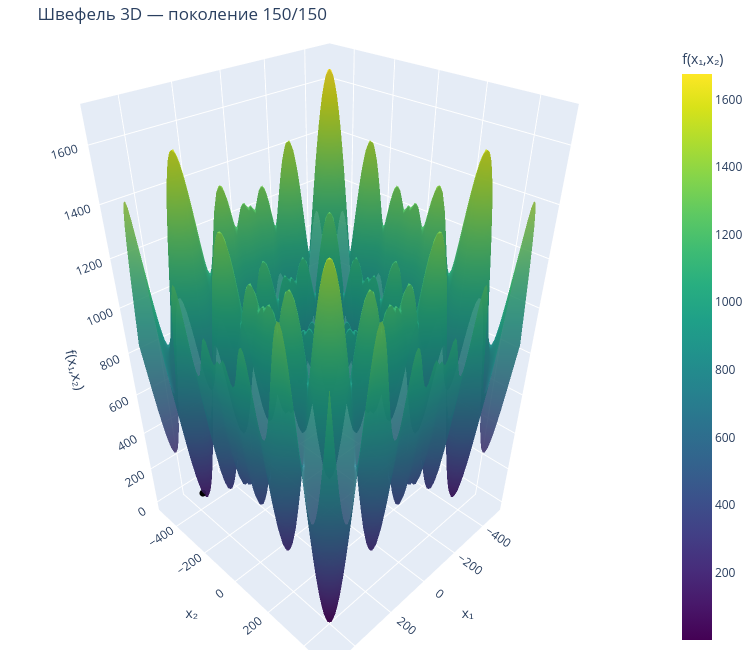
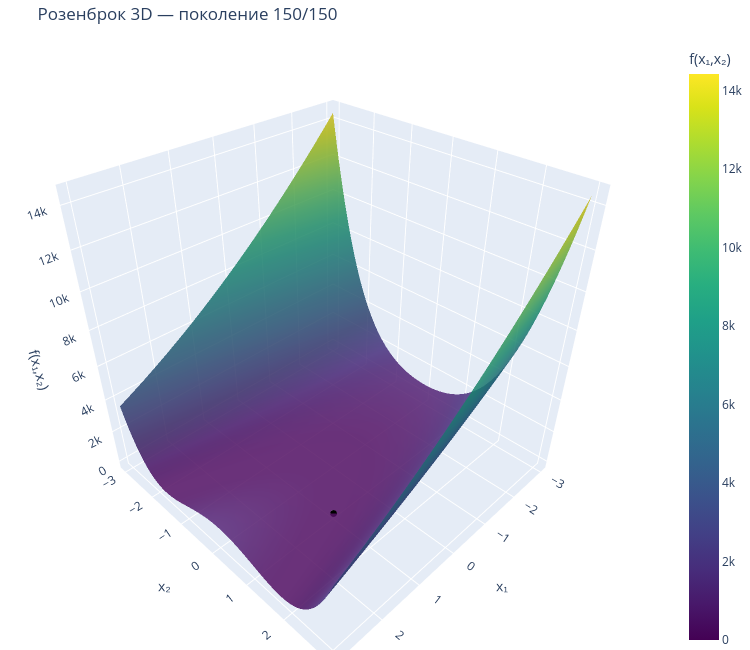
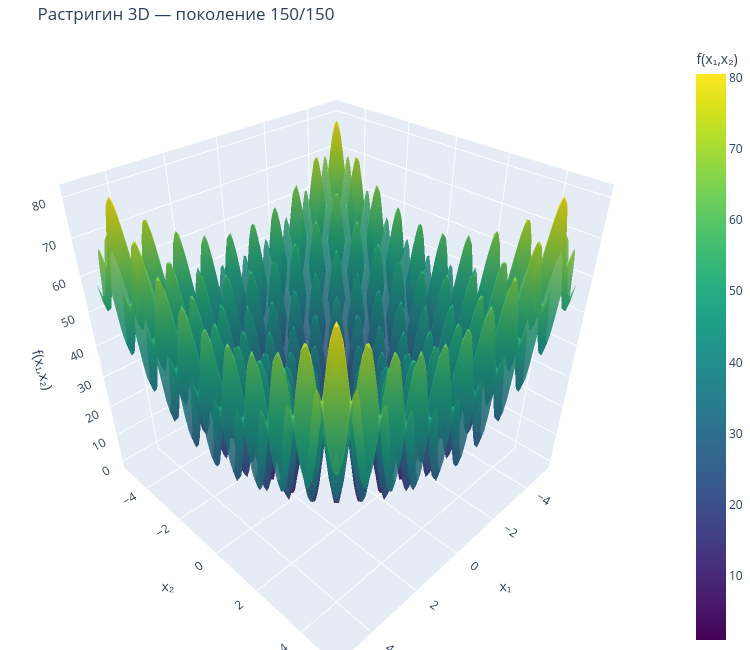

Notebook code cell kept with these figures, in order:
### Code cell
using Plots, PlotlyJS, Random

# --- конфиг ---
POP_SIZE = 40
MAX_GEN = 150
MUTATION_RATE = 0.15
SEED = 42
N_BITS = 16
CROSSOVER_PT = 16
SAVE_GIF = true
GIF_FPS = 4
OUTPUT_DIR = "lab17"
GRID_N = 100  # разрешение сетки для 3D (100x100)

# --- тестовые функции ---

schwefel(x1, x2) = 418.9829*2 - x1*sin(sqrt(abs(x1))) - x2*sin(sqrt(abs(x2)))
SCHWEFEL_BOUNDS = (-500.0, 500.0)

rosenbrock(x1, x2) = (1 - x1)^2 + 100*(x2 - x1^2)^2
ROSENBROCK_BOUNDS = (-3.0, 3.0)

rastrigin(x1, x2) = 20 + (x1^2 - 10*cos(2π*x1)) + (x2^2 - 10*cos(2π*x2))
RASTRIGIN_BOUNDS = (-5.12, 5.12)

# --- бинарное кодирование ---

int_to_bits(x, nb) = digits(x, base=2, pad=nb) |> reverse
bits_to_int(bits) = sum(b * 2^(length(bits)-i) for (i,b) in enumerate(bits))

function float_to_bits(x, xmin, xmax, nb)
    norm = clamp((x - xmin) / (xmax - xmin), 0.0, 1.0)
    iv = round(Int, norm * (2^nb - 1))
    return int_to_bits(iv, nb)
end

function bits_to_float(bits, xmin, xmax)
    iv = bits_to_int(bits)
    return xmin + iv / (2^length(bits) - 1) * (xmax - xmin)
end

function encode(x1, x2, xmin, xmax, nb)
    return vcat(float_to_bits(x1, xmin, xmax, nb), float_to_bits(x2, xmin, xmax, nb))
end

function decode(chrom, xmin, xmax, nb)
    x1 = bits_to_float(chrom[1:nb], xmin, xmax)
    x2 = bits_to_float(chrom[nb+1:2*nb], xmin, xmax)
    return x1, x2
end

# --- генетические операторы ---

function crossover(p1, p2, point)
    c1 = vcat(p1[1:point], p2[point+1:end])
    c2 = vcat(p2[1:point], p1[point+1:end])
    return c1, c2
end

function mutate!(bits, rate)
    if rand() < rate
        i = rand(1:length(bits))
        bits[i] = 1 - bits[i]
    end
    return bits
end

# --- ГА без сохранения кадров ---

function run_ga_2d(func, bounds, pop_size, max_gen, mutation_rate, crossover_pt, nb, seed)
    Random.seed!(seed)
    xmin, xmax = bounds
    pop = [(xmin + rand()*(xmax-xmin), xmin + rand()*(xmax-xmin)) for _ in 1:pop_size]
    best_history = [minimum(func(p[1], p[2]) for p in pop)]

    for gen in 1:max_gen
        chroms = [encode(p[1], p[2], xmin, xmax, nb) for p in pop]
        idx = randperm(length(pop))
        offspring = Vector{Vector{Int}}()
        for i in 1:2:length(idx)
            if i+1 > length(idx)
                push!(offspring, copy(chroms[idx[i]]))
                continue
            end
            pt = crossover_pt > 0 ? crossover_pt : rand(1:2*nb-1)
            c1, c2 = crossover(chroms[idx[i]], chroms[idx[i+1]], pt)
            push!(offspring, c1); push!(offspring, c2)
        end
        for ch in offspring; mutate!(ch, mutation_rate); end
        offspring_dec = [decode(ch, xmin, xmax, nb) for ch in offspring]
        all_ind = vcat(pop, offspring_dec)
        all_vals = [func(p[1], p[2]) for p in all_ind]
        si = sortperm(all_vals)
        pop = all_ind[si[1:pop_size]]
        push!(best_history, minimum(func(p[1], p[2]) for p in pop))
    end
    return nothing, best_history
end

# --- ГА с сохранением кадров ---

function run_ga_2d_detailed(func, bounds, pop_size, max_gen, mutation_rate, crossover_pt, nb, seed)
    Random.seed!(seed)
    xmin, xmax = bounds
    pop = [(xmin + rand()*(xmax-xmin), xmin + rand()*(xmax-xmin)) for _ in 1:pop_size]
    frames = []
    best_history = [minimum(func(p[1], p[2]) for p in pop)]

    for gen in 1:max_gen
        parents = copy(pop)
        chroms = [encode(p[1], p[2], xmin, xmax, nb) for p in pop]
        idx = randperm(length(pop))
        offspring_bits = Vector{Vector{Int}}()
        for i in 1:2:length(idx)
            if i+1 > length(idx)
                push!(offspring_bits, copy(chroms[idx[i]]))
                continue
            end
            pt = crossover_pt > 0 ? crossover_pt : rand(1:2*nb-1)
            c1, c2 = crossover(chroms[idx[i]], chroms[idx[i+1]], pt)
            push!(offspring_bits, c1); push!(offspring_bits, c2)
        end
        offspring_before = [decode(ch, xmin, xmax, nb) for ch in offspring_bits]
        for ch in offspring_bits; mutate!(ch, mutation_rate); end
        offspring_after = [decode(ch, xmin, xmax, nb) for ch in offspring_bits]
        all_ind = vcat(pop, offspring_after)
        all_vals = [func(p[1], p[2]) for p in all_ind]
        si = sortperm(all_vals)
        pop = all_ind[si[1:pop_size]]
        push!(best_history, minimum(func(p[1], p[2]) for p in pop))

        if gen <= 10 || gen % 5 == 0 || gen == max_gen
            push!(frames, (gen, parents, offspring_before, offspring_after, copy(pop)))
        end
    end
    return pop, best_history, frames
end

function plot_2d_contour(func, bounds, func_name, gen, total_gen,
                         parents, offspring_before, offspring_after, final_pop)
    xmin, xmax = bounds
    xs = range(xmin, xmax, length=200)
    ys = range(xmin, xmax, length=200)
    zs = [func(x, y) for y in ys, x in xs]
    zs_plot = log10.(max.(zs, 1e-10))

    p = contourf(xs, ys, zs_plot, levels=30, color=:viridis,
        xlabel="x₁", ylabel="x₂",
        title="$func_name 2D — поколение $gen/$total_gen",
        size=(700, 600), dpi=150, colorbar_title="log₁₀(f)")

    scatter!(p, [x[1] for x in parents], [x[2] for x in parents],
        color=:blue, markershape=:cross, markersize=5, markerstrokewidth=2, label="родители")
    scatter!(p, [x[1] for x in offspring_before], [x[2] for x in offspring_before],
        color=RGB(0.7,0.0,0.0), markersize=3, label="потомки")
    scatter!(p, [x[1] for x in offspring_after], [x[2] for x in offspring_after],
        color=RGB(1.0,0.4,0.3), markersize=3, markershape=:diamond, label="после мутации")
    scatter!(p, [x[1] for x in final_pop], [x[2] for x in final_pop],
        color=:black, markersize=4, label="финальная")
    return p
end

function plot_3d_interactive(func, bounds, func_name, gen, total_gen, final_pop)
    xmin, xmax = bounds
    xs = range(xmin, xmax, length=GRID_N)
    ys = range(xmin, xmax, length=GRID_N)
    zs = [func(x, y) for y in ys, x in xs]

    # поверхность
    surface_trace = PlotlyJS.surface(
        x=collect(xs), y=collect(ys), z=zs,
        colorscale="Viridis", opacity=0.85,
        showscale=true, colorbar=PlotlyJS.attr(title="f(x₁,x₂)"),
        name="f(x₁,x₂)"
    )

    # популяция на поверхности
    px = [ind[1] for ind in final_pop]
    py = [ind[2] for ind in final_pop]
    pz = [func(ind[1], ind[2]) for ind in final_pop]
    pop_trace = PlotlyJS.scatter3d(
        x=px, y=py, z=pz,
        mode="markers",
        marker=PlotlyJS.attr(size=4, color="black"),
        name="популяция"
    )

    layout = PlotlyJS.Layout(
        title="$func_name 3D — поколение $gen/$total_gen",
        scene=PlotlyJS.attr(
            xaxis=PlotlyJS.attr(title="x₁"),
            yaxis=PlotlyJS.attr(title="x₂"),
            zaxis=PlotlyJS.attr(title="f(x₁,x₂)")
        ),
        width=750, height=650,
        margin=PlotlyJS.attr(l=0, r=0, t=40, b=0)
    )

    fig = PlotlyJS.plot([surface_trace, pop_trace], layout)
    return fig
end

# --- сохранение 3D в html (интерактивный) ---

function save_plotly_html(fig, filepath)
    open(filepath, "w") do io
        PlotlyJS.savefig(io, fig, format="html")
    end
end

# --- запуск для одной функции ---

function process_function(func, bounds, func_name)
    mkpath(OUTPUT_DIR)
    prefix = lowercase(replace(func_name, " " => "_"))
    println("\n" * "=" ^ 60)
    println("  $func_name")
    println("=" ^ 60)
    pop, bh, frames = run_ga_2d_detailed(func, bounds, POP_SIZE, MAX_GEN,
        MUTATION_RATE, CROSSOVER_PT, N_BITS, SEED)
    best = pop[1]
    println("  Лучшее: x = ($(round(best[1], digits=4)), $(round(best[2], digits=4)))")
    println("  f = $(round(func(best[1], best[2]), digits=6))")
    # --- финальный 2D ---
    gen_f, par_f, ob_f, oa_f, fp_f = frames[end]
    p2d = plot_2d_contour(func, bounds, func_name, gen_f, MAX_GEN,
        par_f, ob_f, oa_f, fp_f)
    savefig(p2d, joinpath(OUTPUT_DIR, "$(prefix)_final_2d.png"))
    println("  Сохранён: $(prefix)_final_2d.png")
    display(p2d)
    # --- финальный 3D интерактивный ---
    fig3d = plot_3d_interactive(func, bounds, func_name, gen_f, MAX_GEN, fp_f)
    save_plotly_html(fig3d, joinpath(OUTPUT_DIR, "$(prefix)_final_3d.html"))
    println("  Сохранён: $(prefix)_final_3d.html (интерактивный, открыть в браузере)")
    display(fig3d)
    # --- сходимость ---
    p_conv = Plots.plot(0:length(bh)-1, bh,
        xlabel="Поколение", ylabel="Лучшее f(x)",
        title="Сходимость — $func_name",
        lw=2, color=:blue, marker=:circle, ms=2,
        legend=false, size=(700, 400), dpi=150, yscale=:log10)
    savefig(p_conv, joinpath(OUTPUT_DIR, "$(prefix)_convergence.png"))
    println("  Сохранён: $(prefix)_convergence.png")
    display(p_conv)
    # --- GIF (2D кадры) ---
    if SAVE_GIF
        anim = Animation()
        for (gen, par, ob, oa, fp) in frames
            fr = plot_2d_contour(func, bounds, func_name, gen, MAX_GEN, par, ob, oa, fp)
            frame(anim, fr)
        end
        gp = joinpath(OUTPUT_DIR, "$(prefix)_evolution_2d.gif")
        gif(anim, gp, fps=GIF_FPS)
        println("  Сохранён: $gp")
    end
    # --- 3D html для нескольких ключевых поколений ---
    key_frames = [1, min(5, length(frames)), div(length(frames),2), length(frames)]
    key_frames = unique(key_frames)
    for ki in key_frames
        gen_k, _, _, _, fp_k = frames[ki]
        fig_k = plot_3d_interactive(func, bounds, func_name, gen_k, MAX_GEN, fp_k)
        save_plotly_html(fig_k, joinpath(OUTPUT_DIR, "$(prefix)_3d_gen$(gen_k).html"))
        println("  Сохранён: $(prefix)_3d_gen$(gen_k).html")
    end
    return bh
end

# --- эксперименты ---

function run_mutation_experiment(func, bounds, func_name)
    mkpath(OUTPUT_DIR)
    prefix = lowercase(replace(func_name, " " => "_"))
    rates = [0.01, 0.05, 0.15, 0.3, 0.5]
    p = Plots.plot(title="$func_name — влияние мутации",
        xlabel="Поколение", ylabel="Лучшее f(x)",
        size=(800, 450), dpi=150, legend=:topright, yscale=:log10)
    for mr in rates
        _, bh = run_ga_2d(func, bounds, POP_SIZE, MAX_GEN, mr, CROSSOVER_PT, N_BITS, SEED)
        Plots.plot!(p, 0:length(bh)-1, bh, label="mut=$mr", lw=2)
    end
    savefig(p, joinpath(OUTPUT_DIR, "$(prefix)_mutation_exp.png"))
    println("  Сохранён: $(prefix)_mutation_exp.png")
    display(p)
end

function run_crossover_experiment(func, bounds, func_name)
    mkpath(OUTPUT_DIR)
    prefix = lowercase(replace(func_name, " " => "_"))
    fixed_pts = [4, 8, 16, 24]
    labels = ["фикс=$pt" for pt in fixed_pts]
    push!(labels, "случайная")
    pts = vcat(fixed_pts, [0])
    p = Plots.plot(title="$func_name — точка кроссинговера",
        xlabel="Поколение", ylabel="Лучшее f(x)",
        size=(800, 450), dpi=150, legend=:topright, yscale=:log10)
    for (k, pt) in enumerate(pts)
        _, bh = run_ga_2d(func, bounds, POP_SIZE, MAX_GEN, MUTATION_RATE, pt, N_BITS, SEED)
        style = pt == 0 ? :dash : :solid
        Plots.plot!(p, 0:length(bh)-1, bh, label=labels[k], lw=2, linestyle=style)
    end
    savefig(p, joinpath(OUTPUT_DIR, "$(prefix)_crossover_exp.png"))
    println("  Сохранён: $(prefix)_crossover_exp.png")
    display(p)
end

# --- запуск ---

println("=" ^ 60)
println("  ЛАБОРАТОРНАЯ РАБОТА 17 — ГА 2D")
println("  Популяция: $POP_SIZE, поколений: $MAX_GEN, бит: $N_BITS×2")
println("=" ^ 60)
funcs = [
    (schwefel, SCHWEFEL_BOUNDS, "Швефель"),
    (rosenbrock, ROSENBROCK_BOUNDS, "Розенброк"),
    (rastrigin, RASTRIGIN_BOUNDS, "Растригин"),
]
for (func, bounds, name) in funcs
    process_function(func, bounds, name)
    run_mutation_experiment(func, bounds, name)
    run_crossover_experiment(func, bounds, name)
end
println("\n" * "=" ^ 60)
println("Готово! Все файлы в $OUTPUT_DIR/")
println("  *.png — статические графики")
println("  *.gif — анимация эволюции (2D)")
println("  *.html — интерактивные 3D (открыть в браузере, вращать мышкой)")
println("=" ^ 60)

### Figure 1 — Plotly figure (JSON) as saved in the notebook; plotly's stock layout.template omitted (floating-point values rounded to 4 significant figures; data arrays with more than 128 entries replaced by an {"elided": "..."} marker saying what was removed)
{"data": [{"colorbar": {"title": "f(x₁,x₂)"}, "colorscale": "Viridis", "name": "f(x₁,x₂)", "opacity": 0.85, "showscale": true, "type": "surface", "x": [-500, -489.9, -479.8, -469.7, -459.6, -449.5, -439.4, -429.3, -419.2, -409.1, -399.0, -388.9, -378.8, -368.7, -358.6, -348.5, -338.4, -328.3, -318.2, -308.1, -298.0, -287.9, -277.8, -267.7, -257.6, -247.5, -237.4, -227.3, -217.2, -207.1, -197.0, -186.9, -176.8, -166.7, -156.6, -146.5, -136.4, -126.3, -116.2, -106.1, -95.96, -85.86, -75.76, -65.66, -55.56, -45.45, -35.35, -25.25, -15.15, -5.051, 5.051, 15.15, 25.25, 35.35, 45.45, 55.56, 65.66, 75.76, 85.86, 95.96, 106.1, 116.2, 126.3, 136.4, 146.5, 156.6, 166.7, 176.8, 186.9, 197.0, 207.1, 217.2, 227.3, 237.4, 247.5, 257.6, 267.7, 277.8, 287.9, 298.0, 308.1, 318.2, 328.3, 338.4, 348.5, 358.6, 368.7, 378.8, 388.9, 399.0, 409.1, 419.2, 429.3, 439.4, 449.5, 459.6, 469.7, 479.8, 489.9, 500], "y": [-500, -489.9, -479.8, -469.7, -459.6, -449.5, -439.4, -429.3, -419.2, -409.1, -399.0, -388.9, -378.8, -368.7, -358.6, -348.5, -338.4, -328.3, -318.2, -308.1, -298.0, -287.9, -277.8, -267.7, -257.6, -247.5, -237.4, -227.3, -217.2, -207.1, -197.0, -186.9, -176.8, -166.7, -156.6, -146.5, -136.4, -126.3, -116.2, -106.1, -95.96, -85.86, -75.76, -65.66, -55.56, -45.45, -35.35, -25.25, -15.15, -5.051, 5.051, 15.15, 25.25, 35.35, 45.45, 55.56, 65.66, 75.76, 85.86, 95.96, 106.1, 116.2, 126.3, 136.4, 146.5, 156.6, 166.7, 176.8, 186.9, 197.0, 207.1, 217.2, 227.3, 237.4, 247.5, 257.6, 267.7, 277.8, 287.9, 298.0, 308.1, 318.2, 328.3, 338.4, 348.5, 358.6, 368.7, 378.8, 388.9, 399.0, 409.1, 419.2, 429.3, 439.4, 449.5, 459.6, 469.7, 479.8, 489.9, 500], "z": {"elided": "100x100 float values"}}, {"marker": {"color": "black", "size": 4}, "mode": "markers", "name": "популяция", "type": "scatter3d", "x": [437.5, 437.5, 437.5, 437.5, 437.5, 437.5, 437.5, 437.5, 437.5, 437.5, 437.5, 437.5, 437.5, 437.5, 437.5, 437.5, 437.5, 437.5, 437.5, 437.5, 437.5, 437.5, 437.5, 437.5, 437.5, 437.5, 437.5, 437.5, 437.5, 437.5, 437.5, 437.5, 437.5, 437.5, 437.5, 437.5, 437.5, 437.5, 437.5, 437.5], "y": [-304.7, -304.7, -304.7, -304.7, -304.7, -304.7, -304.7, -304.7, -304.7, -304.7, -304.7, -304.7, -304.7, -304.7, -304.7, -304.7, -304.7, -304.7, -304.7, -304.7, -304.7, -304.7, -304.7, -304.7, -304.7, -304.7, -304.7, -304.7, -304.7, -304.7, -304.7, -304.7, -304.7, -304.7, -304.7, -304.7, -304.7, -304.7, -304.7, -304.7], "z": [153.3, 153.3, 153.3, 153.3, 153.3, 153.3, 153.3, 153.3, 153.3, 153.3, 153.3, 153.3, 153.3, 153.3, 153.3, 153.3, 153.3, 153.3, 153.3, 153.3, 153.3, 153.3, 153.3, 153.3, 153.3, 153.3, 153.3, 153.3, 153.3, 153.3, 153.3, 153.3, 153.3, 153.3, 153.3, 153.3, 153.3, 153.3, 153.3, 153.3]}], "layout": {"height": 650, "margin": {"b": 0, "l": 0, "r": 0, "t": 40}, "scene": {"xaxis": {"title": "x₁"}, "yaxis": {"title": "x₂"}, "zaxis": {"title": "f(x₁,x₂)"}}, "title": "Швефель 3D — поколение 150/150", "width": 750}}

### Figure 2 — Plotly figure (JSON) as saved in the notebook; plotly's stock layout.template omitted (floating-point values rounded to 4 significant figures; data arrays with more than 128 entries replaced by an {"elided": "..."} marker saying what was removed)
{"data": [{"colorbar": {"title": "f(x₁,x₂)"}, "colorscale": "Viridis", "name": "f(x₁,x₂)", "opacity": 0.85, "showscale": true, "type": "surface", "x": [-3, -2.939, -2.879, -2.818, -2.758, -2.697, -2.636, -2.576, -2.515, -2.455, -2.394, -2.333, -2.273, -2.212, -2.152, -2.091, -2.03, -1.97, -1.909, -1.848, -1.788, -1.727, -1.667, -1.606, -1.545, -1.485, -1.424, -1.364, -1.303, -1.242, -1.182, -1.121, -1.061, -1, -0.9394, -0.8788, -0.8182, -0.7576, -0.697, -0.6364, -0.5758, -0.5152, -0.4545, -0.3939, -0.3333, -0.2727, -0.2121, -0.1515, -0.09091, -0.0303, 0.0303, 0.09091, 0.1515, 0.2121, 0.2727, 0.3333, 0.3939, 0.4545, 0.5152, 0.5758, 0.6364, 0.697, 0.7576, 0.8182, 0.8788, 0.9394, 1, 1.061, 1.121, 1.182, 1.242, 1.303, 1.364, 1.424, 1.485, 1.545, 1.606, 1.667, 1.727, 1.788, 1.848, 1.909, 1.97, 2.03, 2.091, 2.152, 2.212, 2.273, 2.333, 2.394, 2.455, 2.515, 2.576, 2.636, 2.697, 2.758, 2.818, 2.879, 2.939, 3], "y": [-3, -2.939, -2.879, -2.818, -2.758, -2.697, -2.636, -2.576, -2.515, -2.455, -2.394, -2.333, -2.273, -2.212, -2.152, -2.091, -2.03, -1.97, -1.909, -1.848, -1.788, -1.727, -1.667, -1.606, -1.545, -1.485, -1.424, -1.364, -1.303, -1.242, -1.182, -1.121, -1.061, -1, -0.9394, -0.8788, -0.8182, -0.7576, -0.697, -0.6364, -0.5758, -0.5152, -0.4545, -0.3939, -0.3333, -0.2727, -0.2121, -0.1515, -0.09091, -0.0303, 0.0303, 0.09091, 0.1515, 0.2121, 0.2727, 0.3333, 0.3939, 0.4545, 0.5152, 0.5758, 0.6364, 0.697, 0.7576, 0.8182, 0.8788, 0.9394, 1, 1.061, 1.121, 1.182, 1.242, 1.303, 1.364, 1.424, 1.485, 1.545, 1.606, 1.667, 1.727, 1.788, 1.848, 1.909, 1.97, 2.03, 2.091, 2.152, 2.212, 2.273, 2.333, 2.394, 2.455, 2.515, 2.576, 2.636, 2.697, 2.758, 2.818, 2.879, 2.939, 3], "z": {"elided": "100x100 float values"}}, {"marker": {"color": "black", "size": 4}, "mode": "markers", "name": "популяция", "type": "scatter3d", "x": [1.014, 1.014, 1.014, 1.014, 1.014, 1.014, 1.014, 1.014, 1.014, 1.014, 1.014, 1.014, 1.014, 1.014, 1.014, 1.014, 1.014, 1.014, 1.014, 1.014, 1.014, 1.014, 1.014, 1.014, 1.014, 1.014, 1.014, 1.014, 1.014, 1.014, 1.014, 1.014, 1.014, 1.014, 1.014, 1.014, 1.014, 1.014, 1.014, 1.014], "y": [1.028, 1.028, 1.028, 1.028, 1.028, 1.028, 1.028, 1.028, 1.028, 1.028, 1.028, 1.028, 1.028, 1.028, 1.028, 1.028, 1.028, 1.028, 1.028, 1.028, 1.028, 1.028, 1.028, 1.028, 1.028, 1.028, 1.028, 1.028, 1.028, 1.028, 1.028, 1.028, 1.028, 1.028, 1.028, 1.028, 1.028, 1.028, 1.028, 1.028], "z": [0.0001886, 0.0001886, 0.0001886, 0.0001886, 0.0001886, 0.0001886, 0.0001886, 0.0001886, 0.0001886, 0.0001886, 0.0001886, 0.0001886, 0.0001886, 0.0001886, 0.0001886, 0.0001886, 0.0001886, 0.0001886, 0.0001886, 0.0001886, 0.0001886, 0.0001886, 0.0001886, 0.0001886, 0.0001886, 0.0001886, 0.0001886, 0.0001886, 0.0001886, 0.0001886, 0.0001886, 0.0001886, 0.0001886, 0.0001886, 0.0001886, 0.0001886, 0.0001886, 0.0001886, 0.0001886, 0.0001886]}], "layout": {"height": 650, "margin": {"b": 0, "l": 0, "r": 0, "t": 40}, "scene": {"xaxis": {"title": "x₁"}, "yaxis": {"title": "x₂"}, "zaxis": {"title": "f(x₁,x₂)"}}, "title": "Розенброк 3D — поколение 150/150", "width": 750}}

### Figure 3 — Plotly figure (JSON) as saved in the notebook; plotly's stock layout.template omitted (floating-point values rounded to 4 significant figures; data arrays with more than 128 entries replaced by an {"elided": "..."} marker saying what was removed)
{"data": [{"colorbar": {"title": "f(x₁,x₂)"}, "colorscale": "Viridis", "name": "f(x₁,x₂)", "opacity": 0.85, "showscale": true, "type": "surface", "x": [-5.12, -5.017, -4.913, -4.81, -4.706, -4.603, -4.499, -4.396, -4.293, -4.189, -4.086, -3.982, -3.879, -3.775, -3.672, -3.568, -3.465, -3.362, -3.258, -3.155, -3.051, -2.948, -2.844, -2.741, -2.638, -2.534, -2.431, -2.327, -2.224, -2.12, -2.017, -1.914, -1.81, -1.707, -1.603, -1.5, -1.396, -1.293, -1.189, -1.086, -0.9826, -0.8792, -0.7758, -0.6723, -0.5689, -0.4655, -0.362, -0.2586, -0.1552, -0.05172, 0.05172, 0.1552, 0.2586, 0.362, 0.4655, 0.5689, 0.6723, 0.7758, 0.8792, 0.9826, 1.086, 1.189, 1.293, 1.396, 1.5, 1.603, 1.707, 1.81, 1.914, 2.017, 2.12, 2.224, 2.327, 2.431, 2.534, 2.638, 2.741, 2.844, 2.948, 3.051, 3.155, 3.258, 3.362, 3.465, 3.568, 3.672, 3.775, 3.879, 3.982, 4.086, 4.189, 4.293, 4.396, 4.499, 4.603, 4.706, 4.81, 4.913, 5.017, 5.12], "y": [-5.12, -5.017, -4.913, -4.81, -4.706, -4.603, -4.499, -4.396, -4.293, -4.189, -4.086, -3.982, -3.879, -3.775, -3.672, -3.568, -3.465, -3.362, -3.258, -3.155, -3.051, -2.948, -2.844, -2.741, -2.638, -2.534, -2.431, -2.327, -2.224, -2.12, -2.017, -1.914, -1.81, -1.707, -1.603, -1.5, -1.396, -1.293, -1.189, -1.086, -0.9826, -0.8792, -0.7758, -0.6723, -0.5689, -0.4655, -0.362, -0.2586, -0.1552, -0.05172, 0.05172, 0.1552, 0.2586, 0.362, 0.4655, 0.5689, 0.6723, 0.7758, 0.8792, 0.9826, 1.086, 1.189, 1.293, 1.396, 1.5, 1.603, 1.707, 1.81, 1.914, 2.017, 2.12, 2.224, 2.327, 2.431, 2.534, 2.638, 2.741, 2.844, 2.948, 3.051, 3.155, 3.258, 3.362, 3.465, 3.568, 3.672, 3.775, 3.879, 3.982, 4.086, 4.189, 4.293, 4.396, 4.499, 4.603, 4.706, 4.81, 4.913, 5.017, 5.12], "z": {"elided": "100x100 float values"}}, {"marker": {"color": "black", "size": 4}, "mode": "markers", "name": "популяция", "type": "scatter3d", "x": [7.813e-05, 7.813e-05, 7.813e-05, 7.813e-05, 7.813e-05, 7.813e-05, 7.813e-05, 7.813e-05, 7.813e-05, 7.813e-05, 7.813e-05, 7.813e-05, 7.813e-05, 7.813e-05, 7.813e-05, 7.813e-05, 7.813e-05, 7.813e-05, 7.813e-05, 7.813e-05, 7.813e-05, 7.813e-05, 7.813e-05, 7.813e-05, 7.813e-05, 7.813e-05, 7.813e-05, 7.813e-05, 7.813e-05, 7.813e-05, 7.813e-05, 7.813e-05, 7.813e-05, 7.813e-05, 7.813e-05, 7.813e-05, 7.813e-05, 7.813e-05, 7.813e-05, 7.813e-05], "y": [-7.813e-05, -7.813e-05, -7.813e-05, -7.813e-05, -7.813e-05, -7.813e-05, -7.813e-05, -7.813e-05, -7.813e-05, -7.813e-05, -7.813e-05, -7.813e-05, -7.813e-05, -7.813e-05, -7.813e-05, -7.813e-05, -7.813e-05, -7.813e-05, -7.813e-05, -7.813e-05, -7.813e-05, -7.813e-05, -7.813e-05, -7.813e-05, -7.813e-05, -7.813e-05, -7.813e-05, -7.813e-05, -7.813e-05, -7.813e-05, -7.813e-05, -7.813e-05, -7.813e-05, -7.813e-05, -7.813e-05, -7.813e-05, -7.813e-05, -7.813e-05, -7.813e-05, -7.813e-05], "z": [2.422e-06, 2.422e-06, 2.422e-06, 2.422e-06, 2.422e-06, 2.422e-06, 2.422e-06, 2.422e-06, 2.422e-06, 2.422e-06, 2.422e-06, 2.422e-06, 2.422e-06, 2.422e-06, 2.422e-06, 2.422e-06, 2.422e-06, 2.422e-06, 2.422e-06, 2.422e-06, 2.422e-06, 2.422e-06, 2.422e-06, 2.422e-06, 2.422e-06, 2.422e-06, 2.422e-06, 2.422e-06, 2.422e-06, 2.422e-06, 2.422e-06, 2.422e-06, 2.422e-06, 2.422e-06, 2.422e-06, 2.422e-06, 2.422e-06, 2.422e-06, 2.422e-06, 2.422e-06]}], "layout": {"height": 650, "margin": {"b": 0, "l": 0, "r": 0, "t": 40}, "scene": {"xaxis": {"title": "x₁"}, "yaxis": {"title": "x₂"}, "zaxis": {"title": "f(x₁,x₂)"}}, "title": "Растригин 3D — поколение 150/150", "width": 750}}
